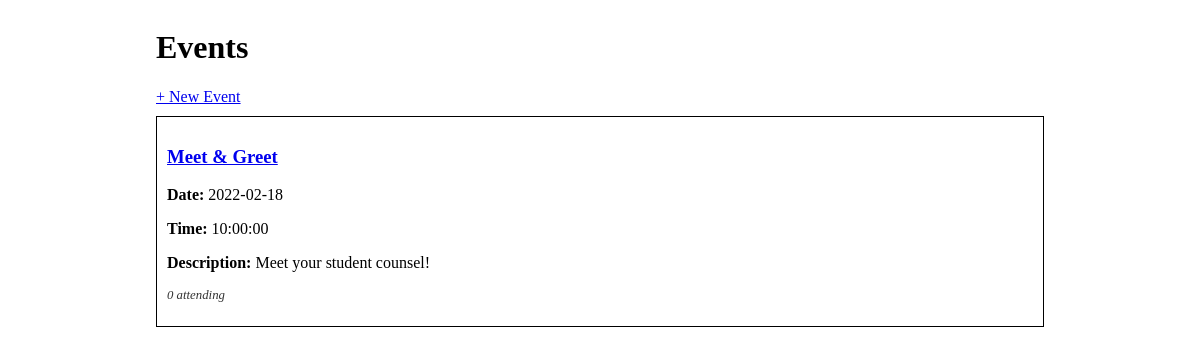
Before: / with the older database file.
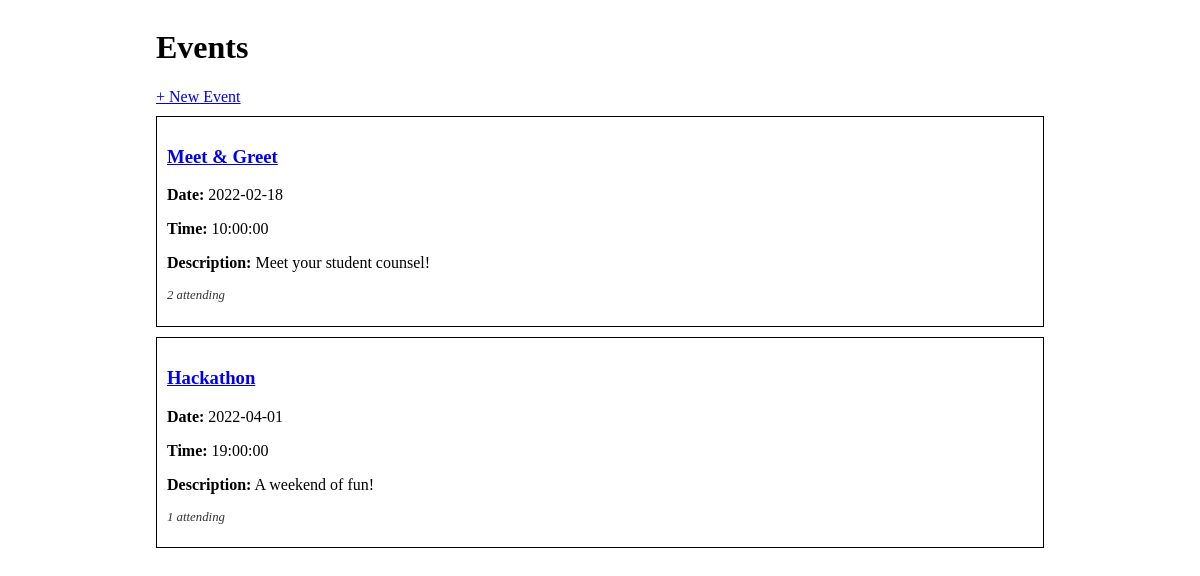
After: the same page with the newer database file.
### events_app/models.py (models this page shows, shortened)
class Event(db.Model):
    id = db.Column(db.Integer, primary_key=True)
    title = db.Column(db.String(80), nullable=False)
    description = db.Column(db.String(80), nullable=False)
    date_and_time = db.Column(db.DateTime, nullable=False, default=datetime.utcnow)
    event_type = db.Column(db.Enum(Event_type), default=Event_type.ALL)
    guests = db.relationship('Guest', secondary='event_guest', back_populates='events_attending')

### events_app/routes.py (the view)
@main.route('/')
def index():
    events = Event.query.all()
    return render_template('index.html', events=events)

### events_app/templates/index.html
{% extends 'base.html' %}
{% block content %}
    <h1>Events</h1>
    <a href="/create">+ New Event</a>
    {% for event in events %}
        <div class="event-container">
            <h3><a href="/event/{{ event.id }}">{{ event.title }}</a></h3>
            <p><strong>Date:</strong> {{ (event.date_and_time|string)[:10] }}</p>
            <p><strong>Time:</strong> {{ (event.date_and_time|string)[11:] }}</p>
            <p><strong>Description:</strong> {{ event.description }}</p>
            <p class="small-text">
                {{ event.guests|count }} attending
            </p>
        </div>
    {% endfor %}
{% endblock %}

### events_app/templates/base.html (shortened to what this page needs)
<!DOCTYPE html>
<html>
    <head>
        <link rel="stylesheet" href="/static/style.css">
    </head>
    <body>
        <div id="content">
            {% block content %}{% endblock %}
        </div>
    </body>
</html>

### events_app/static/style.css (style rules this page uses)
body { display: flex; justify-content: center; }
#content { width: 75%; }
.event-container { border: 1px solid #000; margin: 10px 0; padding: 10px; }
.small-text { font-size: 0.8em; color: #333; font-style: italic; }

Changed rows visible on the page:
computed for Event "Meet & Greet": guests|count "0" → "2"
added Event: title "Hackathon", date_and_time "2022-04-01", date_and_time "19:00:00", description "A weekend of fun!", guests|count "1"
